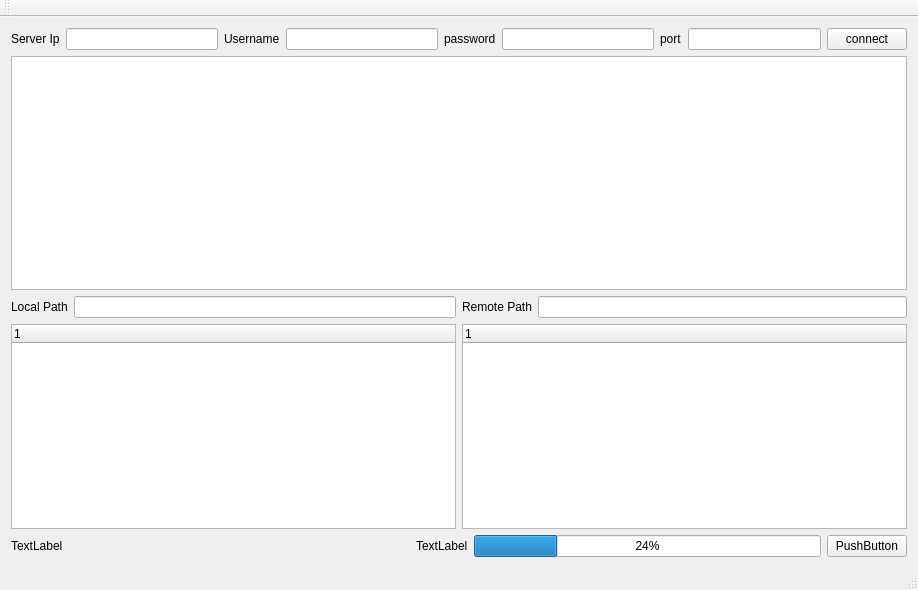
<?xml version="1.0" encoding="UTF-8"?>
<ui version="4.0">
 <class>MainWindow</class>
 <widget class="QMainWindow" name="MainWindow">
  <property name="geometry">
   <rect>
    <x>0</x>
    <y>0</y>
    <width>918</width>
    <height>590</height>
   </rect>
  </property>
  <property name="windowTitle">
   <string>MainWindow</string>
  </property>
  <widget class="QWidget" name="centralWidget">
   <layout class="QHBoxLayout" name="horizontalLayout_6">
    <item>
     <layout class="QVBoxLayout" name="verticalLayout_3">
      <item>
       <layout class="QHBoxLayout" name="horizontalLayout">
        <item>
         <widget class="QLabel" name="lblServer">
          <property name="text">
           <string>Server Ip</string>
          </property>
         </widget>
        </item>
        <item>
         <widget class="QLineEdit" name="lneServer"/>
        </item>
        <item>
         <widget class="QLabel" name="lblUsername">
          <property name="text">
           <string>Username</string>
          </property>
         </widget>
        </item>
        <item>
         <widget class="QLineEdit" name="lneUsername"/>
        </item>
        <item>
         <widget class="QLabel" name="lblPassword">
          <property name="text">
           <string>password</string>
          </property>
         </widget>
        </item>
        <item>
         <widget class="QLineEdit" name="lnePassword"/>
        </item>
        <item>
         <widget class="QLabel" name="lblPort">
          <property name="text">
           <string>port</string>
          </property>
         </widget>
        </item>
        <item>
         <widget class="QLineEdit" name="lnePort">
          <property name="maximumSize">
           <size>
            <width>133</width>
            <height>16777215</height>
           </size>
          </property>
         </widget>
        </item>
        <item>
         <widget class="QPushButton" name="btConnect">
          <property name="text">
           <string>connect</string>
          </property>
         </widget>
        </item>
       </layout>
      </item>
      <item>
       <widget class="QTextEdit" name="textMsg"/>
      </item>
      <item>
       <layout class="QHBoxLayout" name="horizontalLayout_5">
        <item>
         <layout class="QVBoxLayout" name="verticalLayout">
          <item>
           <layout class="QHBoxLayout" name="horizontalLayout_2">
            <item>
             <widget class="QLabel" name="lblLocalPath">
              <property name="text">
               <string>Local Path</string>
              </property>
             </widget>
            </item>
            <item>
             <widget class="QLineEdit" name="lneLocalPath"/>
            </item>
           </layout>
          </item>
          <item>
           <widget class="QTreeWidget" name="twLocalFile">
            <property name="contextMenuPolicy">
             <enum>Qt::CustomContextMenu</enum>
            </property>
            <property name="indentation">
             <number>0</number>
            </property>
            <column>
             <property name="text">
              <string notr="true">1</string>
             </property>
            </column>
           </widget>
          </item>
         </layout>
        </item>
        <item>
         <layout class="QVBoxLayout" name="verticalLayout_2">
          <property name="sizeConstraint">
           <enum>QLayout::SetFixedSize</enum>
          </property>
          <item>
           <layout class="QHBoxLayout" name="horizontalLayout_4">
            <item>
             <widget class="QLabel" name="lblRemotePath">
              <property name="text">
               <string>Remote Path</string>
              </property>
             </widget>
            </item>
            <item>
             <widget class="QLineEdit" name="lneRemotePath"/>
            </item>
           </layout>
          </item>
          <item>
           <widget class="QTreeWidget" name="twRemoteFile">
            <property name="contextMenuPolicy">
             <enum>Qt::CustomContextMenu</enum>
            </property>
            <property name="indentation">
             <number>0</number>
            </property>
            <column>
             <property name="text">
              <string notr="true">1</string>
             </property>
            </column>
           </widget>
          </item>
         </layout>
        </item>
       </layout>
      </item>
      <item>
       <layout class="QHBoxLayout" name="horizontalLayout_3">
        <item>
         <widget class="QLabel" name="lblSatus">
          <property name="text">
           <string>TextLabel</string>
          </property>
         </widget>
        </item>
        <item>
         <spacer name="horizontalSpacer">
          <property name="orientation">
           <enum>Qt::Horizontal</enum>
          </property>
          <property name="sizeHint" stdset="0">
           <size>
            <width>40</width>
            <height>20</height>
           </size>
          </property>
         </spacer>
        </item>
        <item>
         <widget class="QLabel" name="lblProcessInfo">
          <property name="text">
           <string>TextLabel</string>
          </property>
         </widget>
        </item>
        <item>
         <widget class="QProgressBar" name="barProcess">
          <property name="value">
           <number>24</number>
          </property>
         </widget>
        </item>
        <item>
         <widget class="QPushButton" name="btStop">
          <property name="text">
           <string>PushButton</string>
          </property>
         </widget>
        </item>
       </layout>
      </item>
     </layout>
    </item>
   </layout>
  </widget>
  <widget class="QMenuBar" name="menuBar">
   <property name="geometry">
    <rect>
     <x>0</x>
     <y>0</y>
     <width>918</width>
     <height>23</height>
    </rect>
   </property>
  </widget>
  <widget class="QToolBar" name="mainToolBar">
   <attribute name="toolBarArea">
    <enum>TopToolBarArea</enum>
   </attribute>
   <attribute name="toolBarBreak">
    <bool>false</bool>
   </attribute>
  </widget>
  <widget class="QStatusBar" name="statusBar"/>
 </widget>
 <layoutdefault spacing="6" margin="11"/>
 <resources/>
 <connections/>
</ui>
